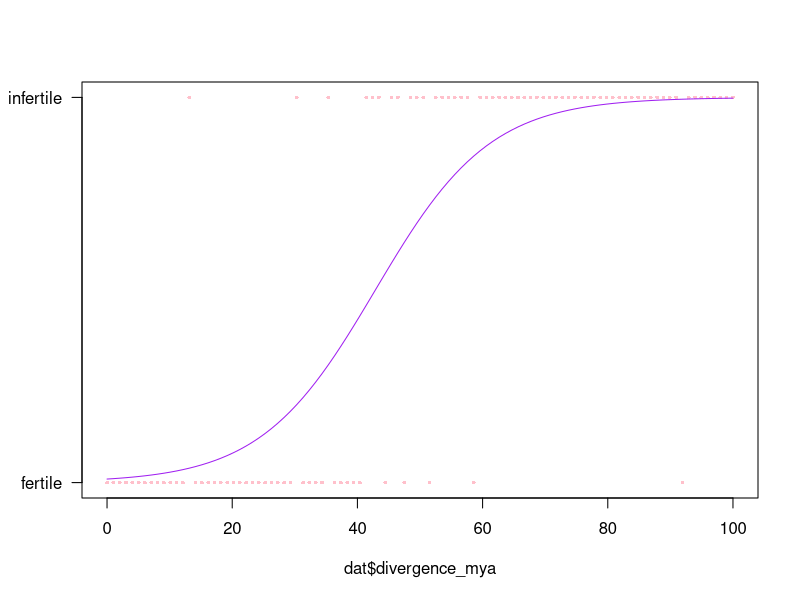

The R source for this figure:
# Binomial
dat <- read.csv("reproductive_isolation.csv")
dat$outcome <- as.factor(dat$outcome)
fit <- glm(dat$outcome ~ dat$divergence_mya, family="binomial")
summary(fit)
newdat <- data.frame(divergence_mya = seq(min(dat$divergence_mya),
                                          max(dat$divergence_mya), 
                                          length = 100))
newdat$pred <- predict(fit, newdata = newdat, 
                       type = "response")
plot(x=dat$divergence_mya, y=as.numeric(dat$outcome)-1,
     yaxt="n", ylab="", pch=16, cex=.5, col="pink")
axis(side=2, at=c(0,1), labels=c("fertile","infertile"), las=2)
lines(x=newdat$divergence_mya, y=newdat$pred, 
      col="purple")
